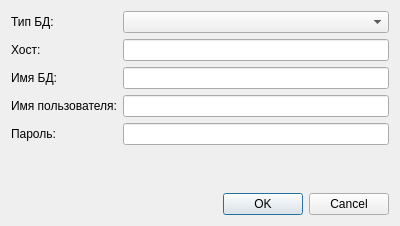
<?xml version="1.0" encoding="UTF-8"?>
<ui version="4.0">
 <class>DbSettingsDialog</class>
 <widget class="QDialog" name="DbSettingsDialog">
  <property name="geometry">
   <rect>
    <x>0</x>
    <y>0</y>
    <width>400</width>
    <height>226</height>
   </rect>
  </property>
  <property name="windowTitle">
   <string>Настройки подключения к БД</string>
  </property>
  <layout class="QVBoxLayout" name="verticalLayout">
   <item>
    <layout class="QFormLayout" name="formLayout">
     <item row="0" column="0">
      <widget class="QLabel" name="label_5">
       <property name="text">
        <string>Тип БД:</string>
       </property>
      </widget>
     </item>
     <item row="0" column="1">
      <widget class="QComboBox" name="sqlServerType"/>
     </item>
     <item row="1" column="0">
      <widget class="QLabel" name="label">
       <property name="text">
        <string>Хост:</string>
       </property>
      </widget>
     </item>
     <item row="1" column="1">
      <widget class="QLineEdit" name="dbHost"/>
     </item>
     <item row="2" column="0">
      <widget class="QLabel" name="label_2">
       <property name="text">
        <string>Имя БД:</string>
       </property>
      </widget>
     </item>
     <item row="2" column="1">
      <widget class="QLineEdit" name="dbName"/>
     </item>
     <item row="3" column="0">
      <widget class="QLabel" name="label_3">
       <property name="text">
        <string>Имя пользователя:</string>
       </property>
      </widget>
     </item>
     <item row="3" column="1">
      <widget class="QLineEdit" name="dbUsername"/>
     </item>
     <item row="4" column="0">
      <widget class="QLabel" name="label_4">
       <property name="text">
        <string>Пароль:</string>
       </property>
      </widget>
     </item>
     <item row="4" column="1">
      <widget class="QLineEdit" name="dbPassword">
       <property name="echoMode">
        <enum>QLineEdit::Password</enum>
       </property>
      </widget>
     </item>
    </layout>
   </item>
   <item>
    <widget class="QDialogButtonBox" name="buttonBox">
     <property name="orientation">
      <enum>Qt::Horizontal</enum>
     </property>
     <property name="standardButtons">
      <set>QDialogButtonBox::Cancel|QDialogButtonBox::Ok</set>
     </property>
    </widget>
   </item>
  </layout>
 </widget>
 <resources/>
 <connections>
  <connection>
   <sender>buttonBox</sender>
   <signal>rejected()</signal>
   <receiver>DbSettingsDialog</receiver>
   <slot>reject()</slot>
   <hints>
    <hint type="sourcelabel">
     <x>316</x>
     <y>260</y>
    </hint>
    <hint type="destinationlabel">
     <x>286</x>
     <y>274</y>
    </hint>
   </hints>
  </connection>
 </connections>
</ui>
